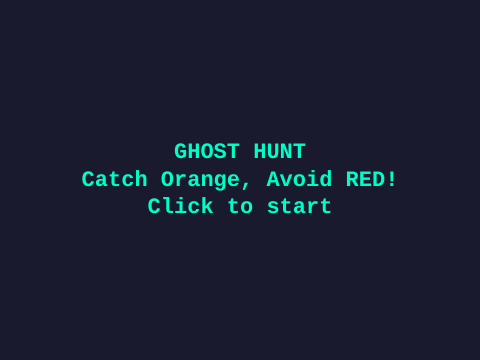
Frame 1 (no input)
Frame 60 (no input): identical to frame 1, image omitted
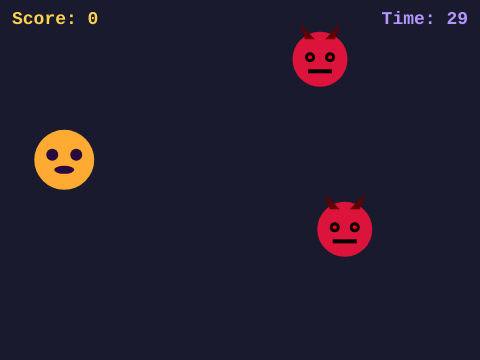
Frame 120 (the mouse pressed at the canvas centre since frame 60)

The p5.js sketch that drew these frames (run headless with seeded random() and noise() and a simulated clock; from frame 60 on, the mouse is pressed at the canvas centre):

// p5.js sketch
// ── sketch.js
let ghost;
let enemies = [];
let score = 0;
let duration = 30;
let startTime;
let state = 'start';
let spawnEvery = 60;

function setup() {
  createCanvas(480, 360);
  spawnGhost();
  spawnEnemies();
}

function draw() {
  background(26, 26, 46);
  textFont('Courier New');
  
  if (state === 'start') {
    textAlign(CENTER, CENTER);
    fill(0, 255, 200);
    textSize(22);
    textStyle(BOLD);
    text('GHOST HUNT\nCatch Orange, Avoid RED!\nClick to start', width / 2, height / 2);
    return;
  }

  if (state === 'over') {
    textAlign(CENTER, CENTER);
    fill(255, 80, 120);
    textSize(22);
    textStyle(BOLD);
    text('Game over\nScore: ' + score + '\nClick to retry', width / 2, height / 2);
    return;
  }

  let elapsed = (millis() - startTime) / 1000;
  let timeLeft = max(0, duration - elapsed);
  if (timeLeft <= 0) {
    state = 'over';
    return;
  }

  if (frameCount % spawnEvery === 0) {
    spawnGhost();
    if (frameCount % 120 === 0) spawnEnemies(); // enemies move slower
  }
  
  drawGhost(ghost.x, ghost.y);
  
  for (let e of enemies) {
    drawEnemy(e.x, e.y);
  }

  textAlign(LEFT, TOP);
  fill(255, 210, 80);
  textSize(18);
  textStyle(BOLD);
  text('Score: ' + score, 12, 10);
  
  textAlign(RIGHT, TOP);
  fill(180, 150, 255);
  text('Time: ' + ceil(timeLeft), width - 12, 10);
}

function mousePressed() {
  if (state === 'start' || state === 'over') {
    state = 'play';
    score = 0;
    startTime = millis();
    spawnGhost();
    spawnEnemies();
    return;
  }
  
  // Hit ghost = +1
  if (dist(mouseX, mouseY, ghost.x, ghost.y) < 30) {
    score++;
    spawnGhost();
    return;
  }
  
  // Hit ENEMY = -2 (my own enemy logic)
  for (let e of enemies) {
    if (dist(mouseX, mouseY, e.x, e.y) < 30) {
      score = max(0, score - 2);
      e.x = random(40, width - 40);
      e.y = random(40, height - 40);
    }
  }
}

function spawnGhost() {
  ghost = { x: random(40, width - 40), y: random(40, height - 40) };
}

// MY OWN ENEMY SYSTEM
function spawnEnemies() {
  enemies = [];
  for (let i = 0; i < 2; i++) {
    enemies.push({ x: random(40, width - 40), y: random(40, height - 40) });
  }
}

function drawGhost(x, y) {
  noStroke();
  fill(255, 170, 50); // orange ghost - good
  ellipse(x, y, 60, 60);
  fill(40, 10, 60);
  ellipse(x - 12, y - 5, 12, 12);
  ellipse(x + 12, y - 5, 12, 12);
  fill(40, 10, 60);
  ellipse(x, y + 10, 20, 8);
}

// MY OWN ENEMY DESIGN - Red demon with horns
function drawEnemy(x, y) {
  noStroke();
  fill(220, 20, 60); // crimson red
  ellipse(x, y, 55, 55);
  
  // horns
  fill(100, 0, 0);
  triangle(x - 15, y - 20, x - 20, y - 35, x - 5, y - 20);
  triangle(x + 15, y - 20, x + 20, y - 35, x + 5, y - 20);
  
  // angry eyes
  fill(0);
  ellipse(x - 10, y - 2, 10, 10);
  ellipse(x + 10, y - 2, 10, 10);
  fill(255, 0, 0);
  ellipse(x - 10, y - 2, 4, 4);
  ellipse(x + 10, y - 2, 4, 4);
  
  // angry mouth
  fill(0);
  rect(x - 12, y + 10, 24, 4);
}
